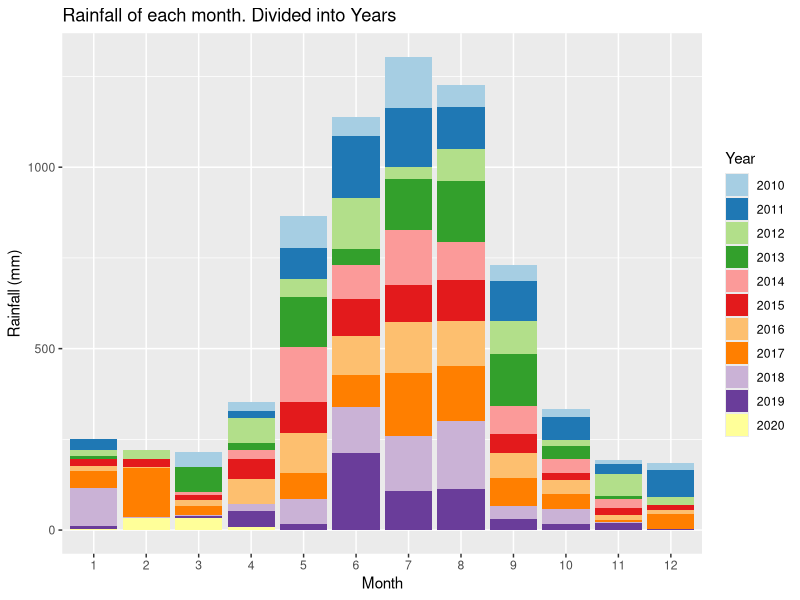
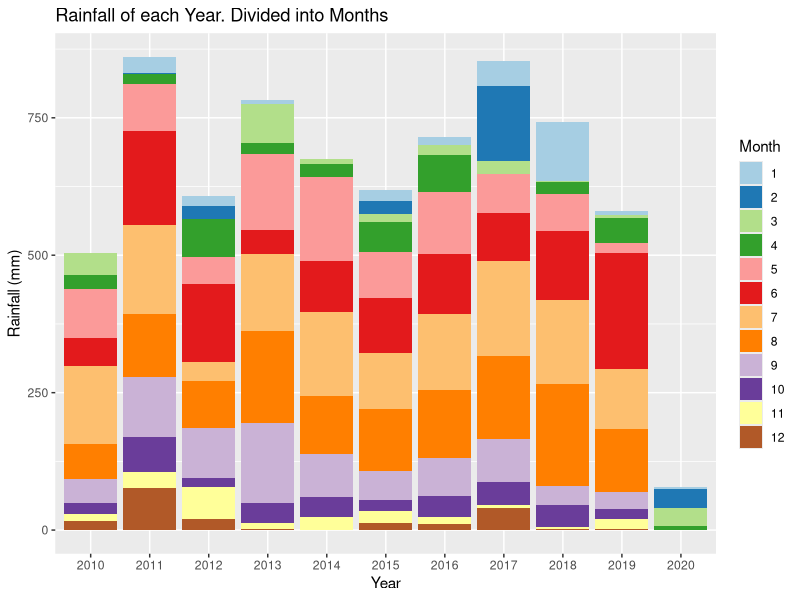
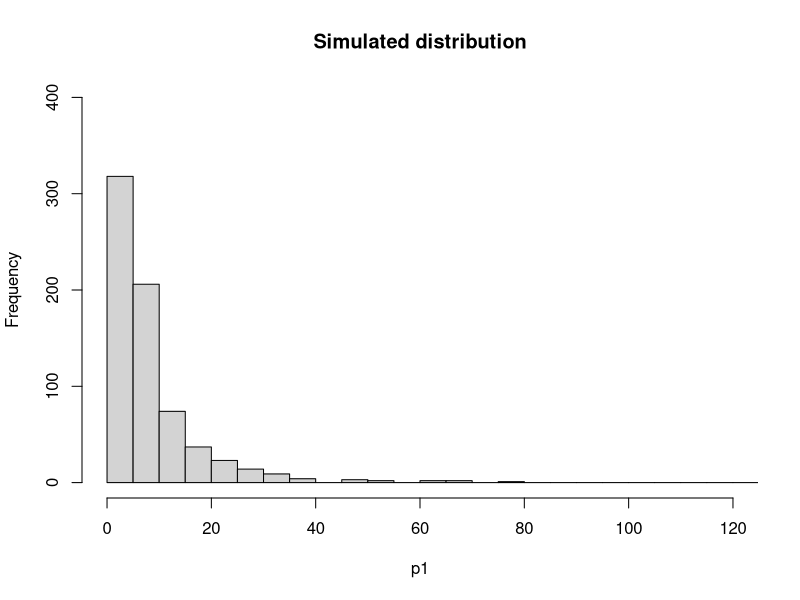
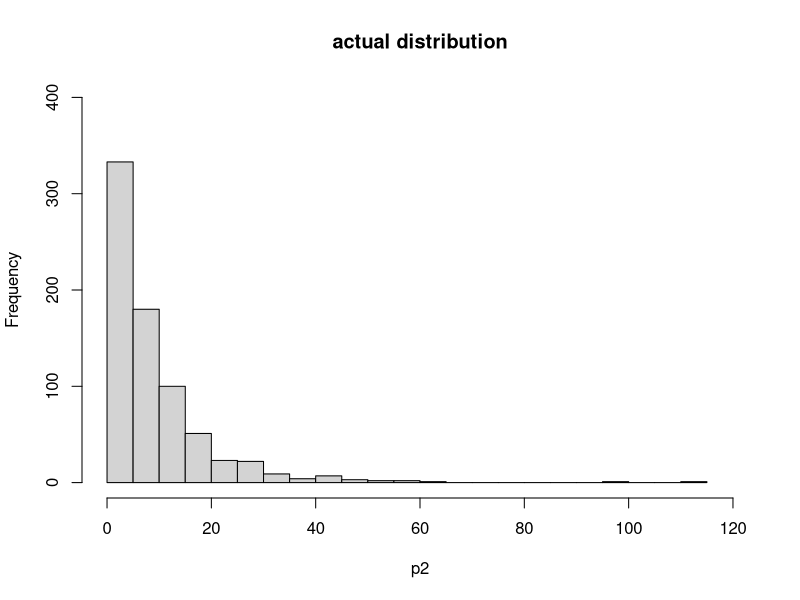
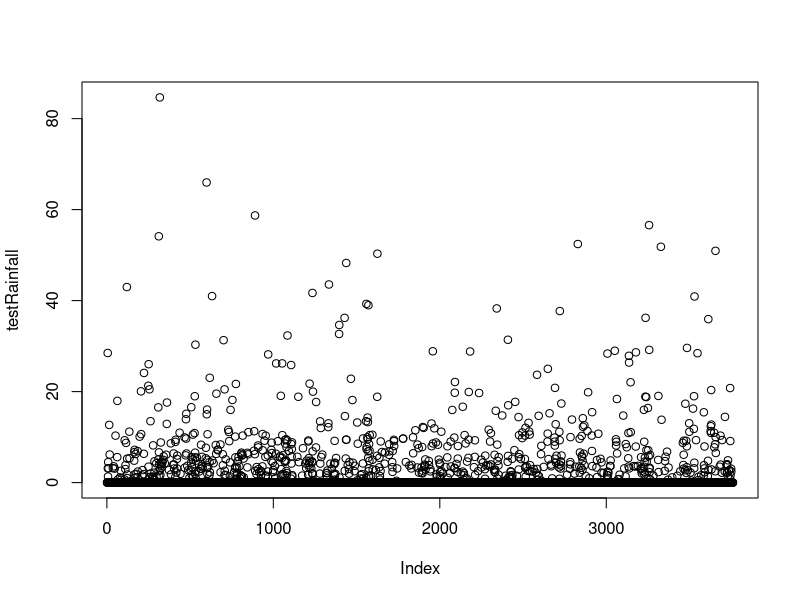
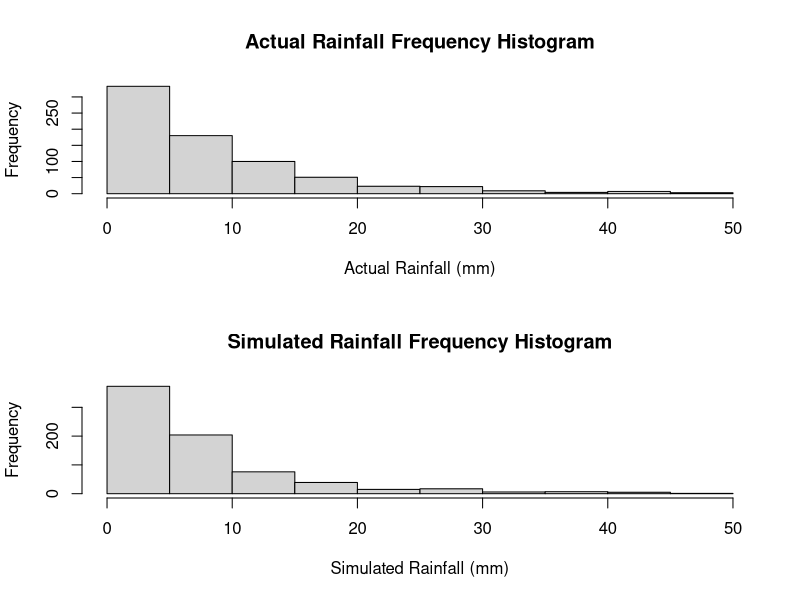
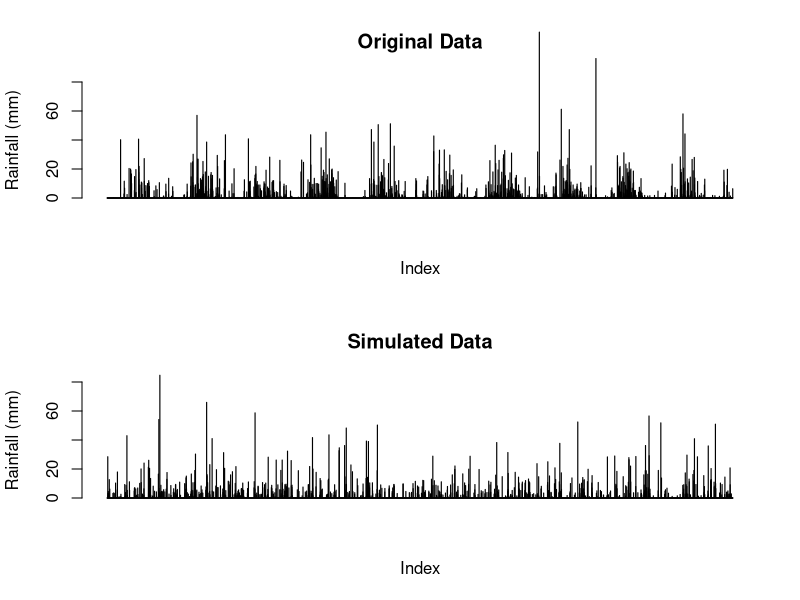
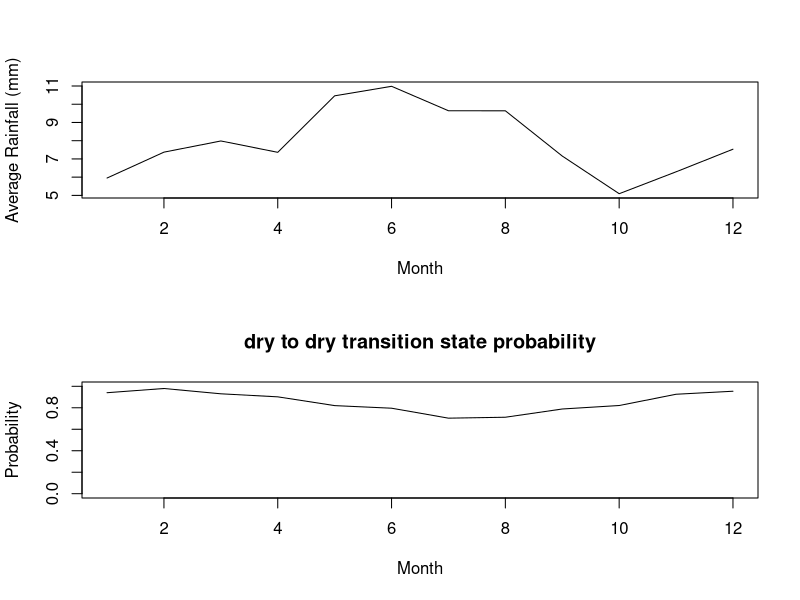

Here is the R script that generated these plots, in order:
## ---- chunk 1
knitr::opts_chunk$set(echo = TRUE)
## ---- chunk 2
data <-  read.csv("IDCJAC0009_009225_1800_Data.csv")
weather_data <- data
weather_data <- weather_data[which(is.na(weather_data$Rainfall.amount..millimetres.) == FALSE),] # excluding rows with no rainfall record made 
## ---- chunk 3
weather_data$date <- do.call(paste, c(weather_data[c("Day", "Month", "Year")], sep = "-")) # creating a column that contains the date for easy indentification
## ---- chunk 4
# function to categorise day as either 'wet' or 'dry' for the Markov Chain functions
state <- function(x){
  stateList <- c()
  for(ii in 1:length(x)){
    if(x[ii] < 1){
      stateList <- c(stateList, "dry")
    }
    if(x[ii] >= 1){
      stateList <- c(stateList, "wet")
    }
  }
  return(stateList)
}
weather_data$state <- state(weather_data$Rainfall.amount..millimetres.)
## ---- chunk 5
# function establishing Markov Chain transition state. Establishing the relationship between the rainfall of a given day and the day before it.
transitionState <- function(x){
  transitionStateList <- c('') #can't find transition state of first observation
  for(i in 2:length(x)){
    if(x[i] == "dry"){
      if (x[i-1] == "dry"){
        transitionStateList <- c(transitionStateList, "DryToDry")
      }
      else {
        transitionStateList <- c(transitionStateList, "WetToDry")
      }
    }
    if(x[i] == "wet"){
      if (x[i-1] == "dry"){
        transitionStateList <- c(transitionStateList, "DryToWet")
      }
      else {
        transitionStateList <- c(transitionStateList, "WetToWet")
      }
    }
  }
  return(transitionStateList)
}
weather_data$transitionState <- transitionState(weather_data$state)
## ---- chunk 6
train_data <- subset(weather_data, Year >= 2010) # only look at the mos recent, relevant data.
library(ggplot2)
library(RColorBrewer)

# explorative plots investigating the distribution of rainfall across months and years

# Plotting the rainfall data (grouped by years and months)
# Distribution of rainfall by month (segmented by year)
ggplot(train_data, aes(x = factor(Month), y = Rainfall.amount..millimetres., fill = factor(Year))) + 
  geom_bar(stat = "identity") + 
  scale_fill_brewer(palette = "Paired") + 
  xlab("Month")+
  ylab("Rainfall (mm)")+
  labs(fill = "Year")+
  ggtitle("Rainfall of each month. Divided into Years")
# There does appear to be a rough distribution of rainfall by month. Most years May, June, July, August, and September (month 5-9) have the most rain. There are outliers

ggplot(train_data, aes(x = factor(Year), y = Rainfall.amount..millimetres., fill = factor(Month))) + 
  geom_bar(stat = "identity") + 
  scale_fill_brewer(palette = "Paired") + 
  xlab("Year")+
  ylab("Rainfall (mm)")+
  labs(fill = "Month")+
  ggtitle("Rainfall of each Year. Divided into Months")
# There does not appear to be any obvious pattern in the rainfall across the 10 years (note. 2020 only contains 4 months of data, hence the low rainfall). The average looks to be around 650-700 mm. 
## ---- chunk 7
table(train_data$Month, train_data$Year) # only four months of data in 2020
## ---- chunk 8
#Calculating transition state probabilities, in general (no respect to month or season)
weatherTable <- table(train_data$transitionState)

probWetToWet = weatherTable['WetToWet'] / (weatherTable['WetToWet'] + weatherTable['WetToDry'])
probWetToWet

probDryToDry = weatherTable['DryToDry'] / (weatherTable['DryToDry'] + weatherTable['DryToWet'])
probDryToDry
## ---- chunk 9
#Basic generator (No seasonal variation)

currentState = "dry" # Years start with very little rain, so more likely to start dry

#calculated above
generateRainfallBasic <- function(genLength){
  rainAmountList <- c()
  for (i3 in 1:genLength){
    if (currentState == "dry"){
      if (runif(1) < probDryToDry){
        currentState = "dry"
      }
      else{
        currentState = "wet"
      }
    }
    else if (currentState == "wet"){
      if (runif(1) < probWetToWet){
        currentState = "wet"
      }
      else{
        currentState = "dry"
      }
    }
                                      #generating amount of rainfall if state is wet, else 0
    if (currentState == "wet"){
      rainAmount <- 5*exp(rnorm(1))
      rainAmountList <- c(rainAmountList, rainAmount)
    }
    else{
      rainAmountList <- c(rainAmountList, 0)
    }
  }
  return(rainAmountList)
}
## ---- chunk 10
#comparing log-normal against actual data, veeerryyyy close fit, will use log-normal for rainfall sim
p1 <- 5*exp(rnorm(732))
p1 <- p1[p1>1]
hist(p1, breaks = 30, xlim = c(0,120), ylim = c(0,400), main = "Simulated distribution")

p2 <- train_data$Rainfall.amount..millimetres.[train_data$Rainfall.amount..millimetres.>1]
hist(p2, breaks = 30, xlim = c(0,120), ylim = c(0,400), main = "actual distribution")

## ---- chunk 11
#Basic generator tests
testRainfall = generateRainfallBasic(3761)
plot(testRainfall)

par(mfrow=c(2,1))
hist(train_data$Rainfall.amount..millimetres.[train_data$Rainfall.amount..millimetres.>1 & train_data$Rainfall.amount..millimetres.<50], xlab = "Actual Rainfall (mm)", main = "Actual Rainfall Frequency Histogram")
hist(testRainfall[testRainfall > 1 & testRainfall <50], xlab = "Simulated Rainfall (mm)", main = "Simulated Rainfall Frequency Histogram")

par(mfrow=c(2,1))
barplot(train_data$Rainfall.amount..millimetres., ylim = c(0,80), main = "Original Data", ylab = "Rainfall (mm)", xlab = "Index")
barplot(testRainfall, ylim = c(0,80), main = "Simulated Data", ylab = "Rainfall (mm)", xlab = "Index")
## ---- chunk 12
#Calculates the transition probabilities for each month
transitonStatesMonthsFrame <- data.frame(list(rep(0, 12), list(rep(0, 12), list(rep(0, 12), list(rep(0, 12)))))) #Initialises 12x4 frame filled with zeroes (4 columns for each transition state, 12 rows for each month)
names(transitonStatesMonthsFrame) <- c('DryToDry', 'DryToWet', 'WetToDry', 'WetToWet')

#Makes the dataframe with the count of each transition state with each month
for (i4 in 1:dim(train_data)[1]){
  tempTransitionState <- train_data[i4, 'transitionState']
  tempMonth <- train_data[i4, 'Month'] 
  transitonStatesMonthsFrame[tempMonth, tempTransitionState] <- transitonStatesMonthsFrame[tempMonth, tempTransitionState]+1 # increase count of tempTransitionState for month tempMonth by 1
}
## ---- chunk 13
#Calculates the transition state probabilities for each month in the data frame
probTransitonStatesMonthsFrame <- transitonStatesMonthsFrame
for (i in 1:dim(transitonStatesMonthsFrame)[1]){
  
  probTransitonStatesMonthsFrame[i, 'DryToDry'] <- transitonStatesMonthsFrame[i, 'DryToDry'] / (transitonStatesMonthsFrame[i, 'DryToDry'] + transitonStatesMonthsFrame[i, 'DryToWet'])
  
  probTransitonStatesMonthsFrame[i, 'DryToWet'] <- transitonStatesMonthsFrame[i, 'DryToWet'] / (transitonStatesMonthsFrame[i, 'DryToDry'] + transitonStatesMonthsFrame[i, 'DryToWet'])
    
  probTransitonStatesMonthsFrame[i, 'WetToDry'] <- transitonStatesMonthsFrame[i, 'WetToDry'] / (transitonStatesMonthsFrame[i, 'WetToDry'] + transitonStatesMonthsFrame[i, 'WetToWet'])
    
  probTransitonStatesMonthsFrame[i, 'WetToWet'] <- transitonStatesMonthsFrame[i, 'WetToWet'] / (transitonStatesMonthsFrame[i, 'WetToDry'] + transitonStatesMonthsFrame[i, 'WetToWet'])
}
## ---- chunk 14
#testing average rainfall when its rains in each month, and for wettowet vs drytowet transitions.
test_w2w <- train_data$Rainfall.amount..millimetres.[train_data$transitionState == "WetToWet"]
test_d2w <- train_data$Rainfall.amount..millimetres.[train_data$transitionState == "DryToWet"]
mean(test_w2w)
mean(test_d2w)
wilcox.test(test_d2w, test_w2w)
#since resulting wilcox test p-value is 0.85, we conclude that theres no difference in rainfall depending on the transition state, and do not need to include it in our model.

test_rainfallPerMonth <- train_data[train_data$state == "wet",c(4,6)]
kruskal.test(Rainfall.amount..millimetres. ~ Month, data = test_rainfallPerMonth)
#p-val = 0.00016, therefore difference between average rainfall for each month

## ---- chunk 15
#calculating the mean rainfall when it rains for each month, to change how much it rains according to the generator later on. Limited to less than 60 mls as the dataset is not large enough for large rainfall amounts (such as 114ml in feburary) to not throw the mean off.
rainMonthData <- c()
for (i in 1:12){
  temp<- train_data$Rainfall.amount..millimetres.[train_data$state == "wet" & train_data$Month == i & train_data$Rainfall.amount..millimetres. < 60]
  rainMonthData <- c(rainMonthData, list(temp))
  rm(temp)
}

rainfallAvgMonth <- sapply(rainMonthData, mean)

## ---- chunk 16
plot(c(1:12), rainfallAvgMonth, type = "l", xlab = "Month", ylab = "Average Rainfall (mm)")
## ---- chunk 17
#How the transition state probabilities vary for each month
plot(probTransitonStatesMonthsFrame$DryToDry, ylim = c(0,1), xlab = "Month", main = "dry to dry transition state probability", type = 'l', ylab = "Probability")
plot(probTransitonStatesMonthsFrame$WetToWet, ylim = c(0,1), xlab = "Month", main = "wet to wet transition state probability", type = 'l', ylab = "Probability")
## ---- chunk 18
#weather generator accounting  for seasonal variation of transition states 
#yes this is just a spicy version of basic generator it's mostly the same in fact if i forget to even do this it is the same

generateRainfallSeasonal <- function(input){
  # input must be weather_data or a subset of weather_data
  currentState = "dry" #can make this into a random choice later
  rainAmountList <- c()
  for (i5 in 1:dim(input)[1]){
    if (currentState == "dry"){
      if (runif(1) < probTransitonStatesMonthsFrame[input[i5, 'Month'], 'DryToDry']){ #now inputs depending on the month of input
        currentState = "dry"
      }
      else{
        currentState = "wet"
      }
    }
    else if (currentState == "wet"){
      if (runif(1) < probTransitonStatesMonthsFrame[input[i5, 'Month'], 'WetToWet']){
        currentState = "wet"
      }
      else{
        currentState = "dry"
      }
    }
                                      #generating amount of rainfall if state is wet, else 0
    if (currentState == "wet"){
      
      #rainAmount <- 5*exp(rnorm(1)) #now log-normal dist, 5 used because is close to mean of weather_data's / the mean of what exp(rnorm(1)) is by default /// Old Version 
      rainAmount <- rainfallAvgMonth[input[i5, 'Month']]*exp(rnorm(1))/1.648 #average of exp(rnorm(1)) is ~1.648, so we divide by that so the average of each month will just be the actual average calculated from rainfallAvgMonth.
      
      rainAmountList <- c(rainAmountList, rainAmount)
    }
    else{
      rainAmountList <- c(rainAmountList, 0)
    }
  }
  return(rainAmountList)
}
## ---- chunk 19
#testing code for seasonal generator
inputSeasonalRainfall <- dplyr::select(train_data, 'Year', 'Month', 'Day') #using existing train data's dates to input to function, instead of putting in just how many to generate

testSeasonalRainfall = generateRainfallSeasonal(inputSeasonalRainfall)
## ---- chunk 20
par(mfrow=c(2,1))
barplot(train_data$Rainfall.amount..millimetres., ylim = c(0,80), main = "Original Data", ylab = "Rainfall (mm)", xlab = "Index")
barplot(testSeasonalRainfall, ylim = c(0,80), main = "Simulated Data - seasonal", ylab = "Rainfall (mm)", xlab = "Index")
## ---- chunk 21
train_data <- subset(weather_data, Year >= 2010)
train10_data <- subset(weather_data, Year >= 2009 & Year < 2019)
data_2019 <- subset(weather_data, Year == 2019)
## ---- chunk 22
#code to calculate transition probabilities for each month (copied from earlier)

transitonStatesMonthsFrame <- data.frame(list(rep(0, 12), list(rep(0, 12), list(rep(0, 12), list(rep(0, 12)))))) #initialising frame by creating 12x4 frame filled with zeroes
names(transitonStatesMonthsFrame) <- c('DryToDry', 'DryToWet', 'WetToDry', 'WetToWet') #name da columns

for (i4 in 1:dim(train10_data)[1]){ #making dataframe with count of each transition state for each month
  tempTransitionState <- train10_data[i4, 'transitionState']
  tempMonth <- train10_data[i4, 'Month']
  transitonStatesMonthsFrame[tempMonth, tempTransitionState] <- transitonStatesMonthsFrame[tempMonth, tempTransitionState]+1
}
## ---- chunk 23
#also copied from earlier
probTransitonStatesMonthsFrame<- transitonStatesMonthsFrame
for (i in 1:dim(transitonStatesMonthsFrame)[1]){ #calculating transition probs for each month in df
  
  probTransitonStatesMonthsFrame[i, 'DryToDry'] <- transitonStatesMonthsFrame[i, 'DryToDry'] / (transitonStatesMonthsFrame[i, 'DryToDry'] + transitonStatesMonthsFrame[i, 'DryToWet'])
  
  probTransitonStatesMonthsFrame[i, 'DryToWet'] <- transitonStatesMonthsFrame[i, 'DryToWet'] / (transitonStatesMonthsFrame[i, 'DryToDry'] + transitonStatesMonthsFrame[i, 'DryToWet'])
    
  probTransitonStatesMonthsFrame[i, 'WetToDry'] <- transitonStatesMonthsFrame[i, 'WetToDry'] / (transitonStatesMonthsFrame[i, 'WetToDry'] + transitonStatesMonthsFrame[i, 'WetToWet'])
    
  probTransitonStatesMonthsFrame[i, 'WetToWet'] <- transitonStatesMonthsFrame[i, 'WetToWet'] / (transitonStatesMonthsFrame[i, 'WetToDry'] + transitonStatesMonthsFrame[i, 'WetToWet'])
}
## ---- chunk 24
set.seed(10346)

# using month probabilites generate one years worth of data 
monthList <- subset(weather_data, Year == 2011) # a year that isn't a leap year to get the month list, as generation algorithm only requires months
monthList <- monthList['Month']
testSeasonalRainfall10 <- generateRainfallSeasonal(monthList)
## ---- chunk 25
#compare generated year against 2019
par(mfrow = c(2,1))
barplot(testSeasonalRainfall10, xlab = "Index", ylab = "Rainfall (mm)", main = "Simulated Rainfall")
barplot(data_2019$Rainfall.amount..millimetres., xlab = "Index", ylab = "Rainfall (mm)", main = "2019 Rainfall")
## ---- chunk 26
# check other years for comparison
par(mfrow = c(3,2))
barplot(testSeasonalRainfall10, xlab = "Index", ylab = "Rainfall (mm)", main = "Simulated Rainfall")
year <- subset(weather_data, Year == 2015)
barplot(year$Rainfall.amount..millimetres., xlab = "Index", ylab = "Rainfall (mm)", main = "2015 Rainfall")
year <- subset(weather_data, Year == 2008)
barplot(year$Rainfall.amount..millimetres., xlab = "Index", ylab = "Rainfall (mm)", main = "2008 Rainfall")
year <- subset(weather_data, Year == 2015)
barplot(year$Rainfall.amount..millimetres., xlab = "Index", ylab = "Rainfall (mm)", main = "2017 Rainfall")
year <- subset(weather_data, Year == 2007)
barplot(year$Rainfall.amount..millimetres., xlab = "Index", ylab = "Rainfall (mm)", main = "2007 Rainfall")
year <- subset(weather_data, Year == 2013)
barplot(year$Rainfall.amount..millimetres., xlab = "Index", ylab = "Rainfall (mm)", main = "2013 Rainfall")
rm(year)
## ---- chunk 27
# Creates a graph of difference in rainfall for years, weeks, months, years to see if there are any potential patterns.

# Creates a list of the weekly rainfall
RainfallWeekly <- data.frame("Rainfall (mm)", "Week")
colnames(RainfallWeekly) <- c("Rainfall (mm)", "Week")
RainfallWeekly$`Rainfall (mm)` <- as.numeric(RainfallWeekly$`Rainfall (mm)`)
RainfallWeekly$Week <- as.numeric(RainfallWeekly$Week)
week = 1
weekRain = 0
for(ii in c(1: nrow(weather_data))){
  weekRain = weekRain + weather_data[ii, 6] # rainfall amount for that row
  
  if(ii%%7 == 0){ # every 7th row
    RainfallWeekly[(ii/7), 1] <- weekRain # 1 row of RainfallWeekly created every 7 rows (1 weeks) - inserting rainfall total for that week
    RainfallWeekly[(ii/7), 2] <- week
    week = week + 1
    weekRain = 0 # clear total rainfall to prepare for next week
  }
}
## ---- chunk 28
RainfallWeeklyDiff <- data.frame(c(1:(nrow(RainfallWeekly)-1)), c(1:(nrow(RainfallWeekly)-1))) # data frame with two columns, one less row than RainfallWeekly
colnames(RainfallWeeklyDiff) <- c("Rainfall diff (mm)", "Week")
RainfallWeeklyDiff$`Rainfall diff (mm)` <- diff(RainfallWeekly$`Rainfall (mm)`) # change in weeks
## ---- chunk 29
# plot first 700 weeks first against the difference in rainfall, and then the rainfall per week
par(mfrow = c(4,1))
plot(RainfallWeeklyDiff[c(1:350), 2], RainfallWeeklyDiff[c(1:350), 1], xlab = "week", ylab = "change in rainfall (mm)", cex = 2, type = "b")
plot(RainfallWeekly[c(1:350), 2], RainfallWeekly[c(1:350), 1], xlab = "week", ylab = "rainfall (mm)", type = "l")
plot(RainfallWeeklyDiff[c(351:700), 2], RainfallWeeklyDiff[c(351:700), 1], xlab = "week", ylab = "change in rainfall (mm)", cex = 2, type = "b")
plot(RainfallWeekly[c(351:700), 2], RainfallWeekly[c(351:700), 1], xlab = "week", ylab = "rainfall (mm)", type = "l")

## ---- chunk 30
# plot second 700 weeks first against the difference in rainfall, and then the rainfall per week
par(mfrow = c(4,1))
plot(RainfallWeeklyDiff[c(701:1050), 2], RainfallWeeklyDiff[c(701:1050), 1], xlab = "week", ylab = "change in rainfall (mm)", cex = 2, type = "b")
plot(RainfallWeekly[c(701:1050), 2], RainfallWeekly[c(701:1050), 1], xlab = "week", ylab = "rainfall (mm)", type = "l")
plot(RainfallWeeklyDiff[c(1051:1414), 2], RainfallWeeklyDiff[c(1051:1414), 1], xlab = "week", ylab = "change in rainfall (mm)", cex = 2, type = "b")
plot(RainfallWeekly[c(1051:1414), 2], RainfallWeekly[c(1051:1414), 1], xlab = "week", ylab = "rainfall (mm)", type = "l")
## ---- chunk 31
rainSort_2019 <- data_2019$Rainfall.amount..millimetres.
# qqplot before removing 'dry' days
qqnorm(rainSort_2019, pch = 1, frame = F, main = "Normal Q-Q Plot of Rainfall 2019 (including dry days)")
qqline(rainSort_2019, col = "red", lwd = 2)
rainSort_2019 <- rainSort_2019[which(rainSort_2019 != 0)]
# qqplot after removing 'dry' days
qqnorm(rainSort_2019, pch = 1, frame = F, main = "Normal Q-Q Plot of Rainfall 2019 (excluding dry days)")
qqline(rainSort_2019, col = "red", lwd = 2)
hist(rainSort_2019, breaks = 50)
# data is not normally distributed
rm(rainSort_2019)
## ---- chunk 32
rain2019 <- subset(weather_data, Year == 2019)
length(rain2019$Rainfall.amount..millimetres.)
length(testSeasonalRainfall10)
## ---- chunk 33
# function to return the sum of ranks of difference (w+ and w-) that are part of the Wilcoxon signed rank calculations
returnRanks <- function(simulated, actual){
  diffs <- (simulated - actual)
  diffs <- diffs[diffs != 0]
  posDifs <- which(diffs > 0)
  negDiffs <- which(diffs < 0)
  rank <- rank(abs(diffs))
  rankPosDiff <- sum(rank[posDifs])
  rankNegDiff <- sum(rank[negDiffs]) 
  return(c(rankPosDiff, rankNegDiff))
}

## ---- chunk 34
table(rain2019$Month)
# missing a day from October and December
table(rain2019$Day)
# one month is missing a day 5, and another is missing a day 19 (both 11 when should be 12)
temp <- subset(rain2019, Day == 5)
temp$Month # 5th of October missing

temp <- subset(rain2019, Day == 19)
temp$Month # 19th of December missing
rm(temp)
## ---- chunk 35
# to perform Wilcoxon Signed Rank test must have paired data, so remove those extra dates from testSeasonalRainfall10
# 2019 is a non leap year

which(rain2019$date == "4-10-2019") # find what row the day before 5-10-2019 is
# thereforer 5-10-2019 would be row 278 (277+1)
which(rain2019$date == "18-12-2019") # find what row the day before 5-10-2019 is
# thereforer 5-10-2019 would be row 353 (351+2). Add two as both 5th october and 19th december are missing

simRainfall2019 <- testSeasonalRainfall10[-c(278, 353)] # remove day 278 and day 353 data from testSeasonalRainfall10
## ---- chunk 36
# test of testSeasonalRainfall10 against 2019 rainfall (testSeasonalRainfall10 was simulation of 2019 rainfall)
wilcox.test(rain2019$Rainfall.amount..millimetres., simRainfall2019, paired = T, alternative = "t", conf.int = T, conf.level = 0.95)

# the p-value is 0.04918,indicating that it is likely that there is a significant difference between the simulated data and the actual data. This means that one set of data was consistently and significantly larger than the other

# manual calculation of Wilcoxon signed rank values 

sumRanks <- returnRanks(simRainfall2019, rain2019$Rainfall.amount..millimetres.)
sumRanks[1] # rankPosDiff ( sum of the ranks of the positive differences)
sumRanks[2] # rankNegDiff (sum of the ranks of the negative differrences)

# rankPosDiff (the sum of the ranks of the differences where the simulated data is greater than the actual) is 7414. rankNegDiff (the sum of the ranks of the the differences where the actual is greater than the simulated) is 5147. rankPosDiff is quite a bit larger than rankNegDiff
## ---- chunk 37
# to confirm the results of the first Wilcoson signed rank test, repeat with 3 different sets of simulated rainfall
set.seed(12345)

# using month probabilites generate one years worth of data 
monthList <- subset(weather_data, Year == 2011) # a year that isn't a leap year to get the month list, as generation algorithm only requires months
monthList <- monthList['Month']
testSeasonalRainfall10 <- generateRainfallSeasonal(monthList)

simRainfall2019 <- testSeasonalRainfall10[-c(278, 353)] # remove day 278 and day 353 data from testSeasonalRainfall10

wilcox.test(rain2019$Rainfall.amount..millimetres., simRainfall2019, paired = T, alternative = "t", conf.int = T, conf.level = 0.95)

# The p-value is 0.1981, indiciating that there is not a significant difference between the simulated data and the actual data

# manual calculation of Wilcoxon signed rank values 
sumRanks <- returnRanks(simRainfall2019, rain2019$Rainfall.amount..millimetres.)
sumRanks[1] # rankPosDiff ( sum of the ranks of the positive differences)
sumRanks[2] # rankNegDiff (sum of the ranks of the negative differrences)

## ---- chunk 38
set.seed(347876)

# using month probabilites generate one years worth of data 
monthList <- subset(weather_data, Year == 2011) # a year that isn't a leap year to get the month list, as generation algorithm only requires months
monthList <- monthList['Month']
testSeasonalRainfall10 <- generateRainfallSeasonal(monthList)

simRainfall2019 <- testSeasonalRainfall10[-c(278, 353)] # remove day 278 and day 353 data from testSeasonalRainfall10

wilcox.test(rain2019$Rainfall.amount..millimetres., simRainfall2019, paired = T, alternative = "t", conf.int = T, conf.level = 0.95)

# manual calculation of Wilcoxon signed rank values 
sumRanks <- returnRanks(simRainfall2019, rain2019$Rainfall.amount..millimetres.)
sumRanks[1] # rankPosDiff ( sum of the ranks of the positive differences)
sumRanks[2] # rankNegDiff (sum of the ranks of the negative differrences)

## ---- chunk 39
set.seed(3456789)
# using month probabilites generate one years worth of data 
monthList <- subset(weather_data, Year == 2011) # a year that isn't a leap year to get the month list, as generation algorithm only requires months
monthList <- monthList['Month']
testSeasonalRainfall10 <- generateRainfallSeasonal(monthList)

simRainfall2019 <- testSeasonalRainfall10[-c(278, 353)] # remove day 278 and day 353 data from testSeasonalRainfall10

wilcox.test(rain2019$Rainfall.amount..millimetres., simRainfall2019, paired = T, alternative = "t", conf.int = T, conf.level = 0.95)


# manual calculation of Wilcoxon signed rank values 
sumRanks <- returnRanks(simRainfall2019, rain2019$Rainfall.amount..millimetres.)
sumRanks[1] # rankPosDiff ( sum of the ranks of the positive differences)
sumRanks[2] # rankNegDiff (sum of the ranks of the negative differrences)

## ---- chunk 40
# looking at the four total simulations created, there is generally no significant different between the simulated rainfall and the actual rainfall. 
# However looking at rankPosDiff and rankNegDiff calculated for each (the sum of the ranks of the positive and negative differences between the simulated and actual data respectively), the simulated rainfall was consistently larger than the actual data 
# The reason for this is likely because 2019 had a very small amount of rainfall compared to the rest of the years.
sum(train10_data$Rainfall.amount..millimetres.)/10 # /10 to get average of 10 years of rain data
sum(rain2019$Rainfall.amount..millimetres.)
## ---- chunk 41
median(simRainfall2019)
median(rain2019$Rainfall.amount..millimetres.)

# given the number of dry days, it makes sense that the median's would be very similar in the Wilcoxon Signed Rank test
rm(simRainfall2019)
## ---- chunk 42
# looking at 2013 data (which had a larger than average amount of rain)

rain2013 <- subset(weather_data, Year == 2013)
simRainfall2013 <- generateRainfallSeasonal(monthList)
wilcox.test(simRainfall2013, rain2013$Rainfall.amount..millimetres., paired = T, conf.int = T, conf.level = 0.95)

par(mfrow = c(2,1))
barplot(simRainfall2013, xlab = "Index", ylab = "Rainfall (mm)", main = "Simulated Rainfall")
barplot(rain2013$Rainfall.amount..millimetres., xlab = "Index", ylab = "Rainfall (mm)", main = "2013 Rainfall")

  diffs <- (simRainfall2013 - rain2013$Rainfall.amount..millimetres.)
  diffs <- diffs[diffs != 0]
  posDifs <- which(diffs > 0)
  negDiffs <- which(diffs < 0)
  rank <- rank(abs(diffs))
  rankPosDiff <- sum(rank[posDifs])
  rankNegDiff <- sum(rank[negDiffs]) 

rankPosDiff
rankNegDiff

mean(diffs)
